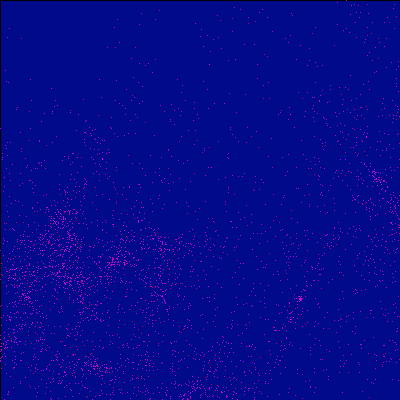
Frame 1 (no input)
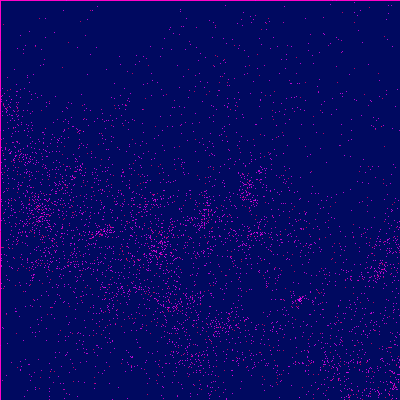
Frame 60 (the mouse pressed at the canvas centre just before this capture)
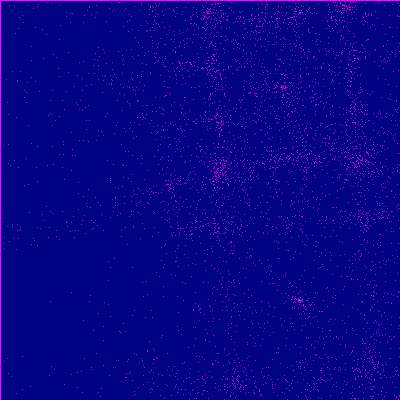
Frame 120 (the mouse held since frame 60 and released just before this capture)

The Processing sketch that drew these frames (run headless with seeded random() and noise(); from frame 60 on, the mouse is pressed at the canvas centre):

// Processing sketch: processing_44813
// ── processing_44813.pde

  float rot_off = 0.0;
float rot_increment = 10;
float line_translate = 300;
int level = 0;
 
void setup() {
  size(400, 400);
  smooth();
}
 
void draw () {
  for(int r=1; r<random(40); r++){
  
  background(300*r);
  }
  
  fill(0,0,0,1);
  rect(0,0,width,height); 
   noiseDetail(1,0.1);
  float rotate_it = noise(rot_off)*TWO_PI;
  float dot_off = rot_off * 0;
 
  Perline(line_translate, level, rotate_it);
 
  rot_off += rot_increment;
}
 
void Perline(float tran, int lev, float rot)
{
  if (lev < 4) {
    pushMatrix();
    translate(tran, tran);
    rotate(rot); 
 
    for (int sparkles = 25; sparkles > lev; sparkles--)
    {
      
  for(int r=1; r<random(40); r++){
      stroke(255,r,100*r);
      int disperse = sparkles*1;
      point(random(-disperse,disperse)*sparkles,random(-disperse,disperse));
  }
    }
 
    lev += 1;
    tran /= 2;
     
    Perline(tran, lev, rot);
    Perline(tran, lev, -rot);
    Perline(-tran, lev, rot);
    Perline(-tran, lev, -rot);
     
    popMatrix();
  }
}
